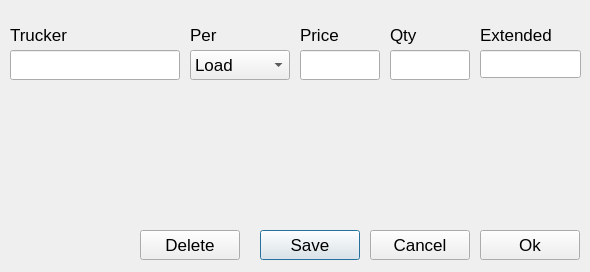
<?xml version="1.0" encoding="UTF-8"?>
<ui version="4.0">
 <class>TruckingDialog</class>
 <widget class="QDialog" name="TruckingDialog">
  <property name="windowModality">
   <enum>Qt::ApplicationModal</enum>
  </property>
  <property name="geometry">
   <rect>
    <x>0</x>
    <y>0</y>
    <width>590</width>
    <height>272</height>
   </rect>
  </property>
  <property name="font">
   <font>
    <pointsize>13</pointsize>
   </font>
  </property>
  <property name="windowTitle">
   <string>Trucking</string>
  </property>
  <widget class="QLabel" name="textLabel1">
   <property name="geometry">
    <rect>
     <x>10</x>
     <y>20</y>
     <width>101</width>
     <height>30</height>
    </rect>
   </property>
   <property name="frameShape">
    <enum>QFrame::NoFrame</enum>
   </property>
   <property name="frameShadow">
    <enum>QFrame::Plain</enum>
   </property>
   <property name="text">
    <string>Trucker</string>
   </property>
   <property name="wordWrap">
    <bool>false</bool>
   </property>
  </widget>
  <widget class="Q3ListBox" name="truckerListBox">
   <property name="geometry">
    <rect>
     <x>10</x>
     <y>90</y>
     <width>570</width>
     <height>127</height>
    </rect>
   </property>
  </widget>
  <widget class="QPushButton" name="savetruckers">
   <property name="geometry">
    <rect>
     <x>260</x>
     <y>230</y>
     <width>100</width>
     <height>30</height>
    </rect>
   </property>
   <property name="text">
    <string>Save</string>
   </property>
   <property name="autoDefault">
    <bool>true</bool>
   </property>
  </widget>
  <widget class="QPushButton" name="truckingCancel">
   <property name="geometry">
    <rect>
     <x>370</x>
     <y>230</y>
     <width>100</width>
     <height>30</height>
    </rect>
   </property>
   <property name="text">
    <string>Cancel</string>
   </property>
   <property name="autoDefault">
    <bool>false</bool>
   </property>
  </widget>
  <widget class="QPushButton" name="truckingDone">
   <property name="geometry">
    <rect>
     <x>480</x>
     <y>230</y>
     <width>100</width>
     <height>30</height>
    </rect>
   </property>
   <property name="text">
    <string>Ok</string>
   </property>
   <property name="autoDefault">
    <bool>false</bool>
   </property>
  </widget>
  <widget class="QPushButton" name="truckingDel">
   <property name="geometry">
    <rect>
     <x>140</x>
     <y>230</y>
     <width>100</width>
     <height>30</height>
    </rect>
   </property>
   <property name="text">
    <string>Delete</string>
   </property>
   <property name="autoDefault">
    <bool>false</bool>
   </property>
  </widget>
  <widget class="QLineEdit" name="Qprice">
   <property name="geometry">
    <rect>
     <x>300</x>
     <y>50</y>
     <width>80</width>
     <height>30</height>
    </rect>
   </property>
  </widget>
  <widget class="QLabel" name="textLabel1_2">
   <property name="geometry">
    <rect>
     <x>190</x>
     <y>20</y>
     <width>100</width>
     <height>30</height>
    </rect>
   </property>
   <property name="text">
    <string>Per</string>
   </property>
   <property name="wordWrap">
    <bool>false</bool>
   </property>
  </widget>
  <widget class="QLabel" name="textLabel2_2">
   <property name="geometry">
    <rect>
     <x>480</x>
     <y>20</y>
     <width>101</width>
     <height>30</height>
    </rect>
   </property>
   <property name="text">
    <string>Extended</string>
   </property>
   <property name="wordWrap">
    <bool>false</bool>
   </property>
  </widget>
  <widget class="QLineEdit" name="Qqty">
   <property name="enabled">
    <bool>true</bool>
   </property>
   <property name="geometry">
    <rect>
     <x>390</x>
     <y>50</y>
     <width>80</width>
     <height>30</height>
    </rect>
   </property>
  </widget>
  <widget class="QLineEdit" name="Qextend">
   <property name="geometry">
    <rect>
     <x>480</x>
     <y>50</y>
     <width>101</width>
     <height>28</height>
    </rect>
   </property>
   <property name="focusPolicy">
    <enum>Qt::NoFocus</enum>
   </property>
  </widget>
  <widget class="QLineEdit" name="Qtrucker">
   <property name="geometry">
    <rect>
     <x>10</x>
     <y>50</y>
     <width>170</width>
     <height>30</height>
    </rect>
   </property>
  </widget>
  <widget class="QLabel" name="textLabel2">
   <property name="geometry">
    <rect>
     <x>300</x>
     <y>20</y>
     <width>80</width>
     <height>30</height>
    </rect>
   </property>
   <property name="text">
    <string>Price</string>
   </property>
   <property name="wordWrap">
    <bool>false</bool>
   </property>
  </widget>
  <widget class="QLabel" name="qtyLabel">
   <property name="enabled">
    <bool>true</bool>
   </property>
   <property name="geometry">
    <rect>
     <x>390</x>
     <y>20</y>
     <width>80</width>
     <height>30</height>
    </rect>
   </property>
   <property name="text">
    <string>Qty</string>
   </property>
   <property name="alignment">
    <set>Qt::AlignVCenter</set>
   </property>
   <property name="wordWrap">
    <bool>false</bool>
   </property>
  </widget>
  <widget class="QComboBox" name="Qunit">
   <property name="geometry">
    <rect>
     <x>190</x>
     <y>50</y>
     <width>100</width>
     <height>30</height>
    </rect>
   </property>
   <item>
    <property name="text">
     <string>Load</string>
    </property>
   </item>
   <item>
    <property name="text">
     <string>CWT</string>
    </property>
   </item>
   <item>
    <property name="text">
     <string>Head</string>
    </property>
   </item>
   <item>
    <property name="text">
     <string>Mile</string>
    </property>
   </item>
   <item>
    <property name="text">
     <string>Other</string>
    </property>
   </item>
  </widget>
 </widget>
 <layoutdefault spacing="6" margin="11"/>
 <pixmapfunction>qPixmapFromMimeSource</pixmapfunction>
 <customwidgets>
  <customwidget>
   <class>Q3Frame</class>
   <extends>QFrame</extends>
   <header>Qt3Support/Q3Frame</header>
   <container>1</container>
  </customwidget>
  <customwidget>
   <class>Q3ListBox</class>
   <extends>Q3Frame</extends>
   <header>q3listbox.h</header>
  </customwidget>
 </customwidgets>
 <tabstops>
  <tabstop>Qtrucker</tabstop>
  <tabstop>Qunit</tabstop>
  <tabstop>Qprice</tabstop>
  <tabstop>Qqty</tabstop>
  <tabstop>truckerListBox</tabstop>
  <tabstop>savetruckers</tabstop>
  <tabstop>truckingCancel</tabstop>
  <tabstop>truckingDel</tabstop>
  <tabstop>Qextend</tabstop>
  <tabstop>truckingDone</tabstop>
 </tabstops>
 <includes>
  <include location="local">dao/truckingrecorddao.h</include>
  <include location="global">vector</include>
  <include location="local">types/invoice.h</include>
 </includes>
 <resources/>
 <connections/>
</ui>
